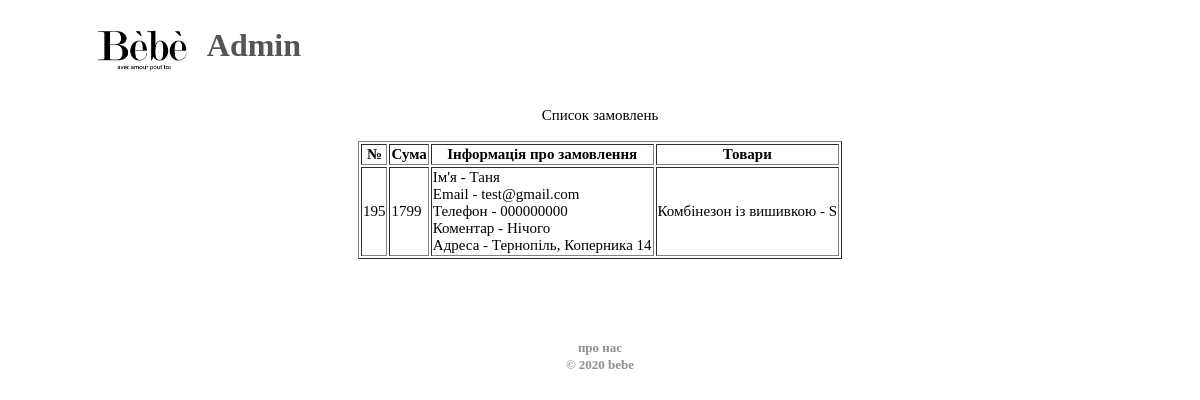
/admin.php (signed in), run on the app's committed database.
### tables this page shows
CREATE TABLE `orders` (
  `id` int(10) UNSIGNED NOT NULL,
  `sum` float UNSIGNED DEFAULT NULL,
  `email` varchar(1024) NOT NULL,
  `name` varchar(1024) DEFAULT NULL,
  `phone` varchar(1024) DEFAULT NULL,
  `comment` varchar(1024) DEFAULT NULL,
  `delivery_address` varchar(1024) DEFAULT NULL,
  `cart` json NOT NULL
);

CREATE TABLE `products` (
  `id` int(10) UNSIGNED NOT NULL,
  `rating` int(11) DEFAULT '0',
  `hit_sales` int(11) DEFAULT '0',
  `availability` int(11) DEFAULT NULL,
  `name` varchar(1024) NOT NULL,
  `price` int(11) NOT NULL,
  `img` varchar(1024) NOT NULL,
  `description` text,
  `category` int(11) NOT NULL DEFAULT '0'
);

### admin.php (the view, shortened to what this page needs)
<?php require "elements/db.php";
if(isset($_SESSION["login"])){
  $User = $_SESSION["login"];
}
else{
  $User = false;
}
?>
<!DOCTYPE html>
<html>
<head>
    <?php require_once "elements/header.php";?>
</head>
<body>
  <div style="width: 100%; ">
      <div id="rs_allpage" style="margin-top: 0px!important; padding-top: 15px;">
        <a href="/">
          <img width="90px" src="/files/logo.png"><div style="font-weight: bold; font-size: 32px; line-height: 20px;margin-bottom: 20px; margin-top: 4px; margin-left: 20px; color: #555; display: inline-block; vertical-align: bottom;" class="menu_infotext">Admin</div>
        </a>
      </div>
  </div></div>
<div id="rs_allpage">
  <div id="rs_body">
<br>
<?php
if($User == "admin"){
  echo ' <table border="1" style="margin: auto;">
   <center>Список замовлень</center><br>
   <tr>
    <th>№</th>
    <th>Сума</th>
    <th>Інформація про замовлення</th>
    <th>Товари</th>
   </tr>';
  $select = mysqli_query($connect,"SELECT * FROM orders ORDER BY id DESC");
    for($i = 0;$i < mysqli_num_rows($select);$i++){
      $row_orders = mysqli_fetch_array($select);
$cart = json_decode($row_orders['cart']);
$products = "";
foreach ($cart as $key => $value) {
        $id = $value[0];
        $size = $value[1];
        $select_product = mysqli_query($connect,"SELECT * FROM products WHERE id='$id'");
        $row_product = mysqli_fetch_array($select_product);
        $products .= $row_product["name"]." - ".$size."<br>";
}
      echo '
      <tr>
      <td>'.$row_orders['id'].'</td>
      <td>'.$row_orders['sum'].'</td>
      <td>Ім\'я - '.$row_orders['name'].'<br> Email - '.$row_orders['email'].'<br> Телефон - '.$row_orders['phone'].'<br> Коментар - '.$row_orders['comment'].'<br> Адреса - '.$row_orders['delivery_address'].'</td>
      <td>'.$products.'</td>
      </tr>';
  }
  echo '</table>';
}else{
  echo '<form action="admin.php" method = "post">
        <label for="username">Username:</label> <input type="username" id="usename" name="username"><br /><br />
        <label for="password">Password:</label> <input type="text" id="password" name="password"><br /><br />
        <button type = "submit">Login</button>
    </form>';
}
?>
</div>
    <?php require "elements/footer.php"; ?>
</div>
</body>
</html>

### css/style.css (style rules this page uses)
a { text-decoration: none; color: #333; }
#rs_allpage { display: table; margin: 0 auto; margin-top: 15px; }
@media only screen and (min-width: 0px) { #rs_allpage { width: 100%; font-size: 15px; } }
@media only screen and (min-width: 0px) { #rs_body { padding: 0 15px 0px 15px; vertical-align: top; } }
@media only screen and (min-width: 0px) { img { max-width: 100%; } }
#rs_allpage { width: 85%; }
body { -webkit-font-smoothing: antialiased; }
.menu_infotext { display: none!important; }
.menu_infotext { display: inline-block!important; }

### data on the page
orders: id "195", sum "1799", name "Таня", email "test@gmail.com", phone "000000000", comment "Нічого", delivery_address "Тернопіль, Коперника 14"
products: name "Комбінезон із вишивкою", size "S"
